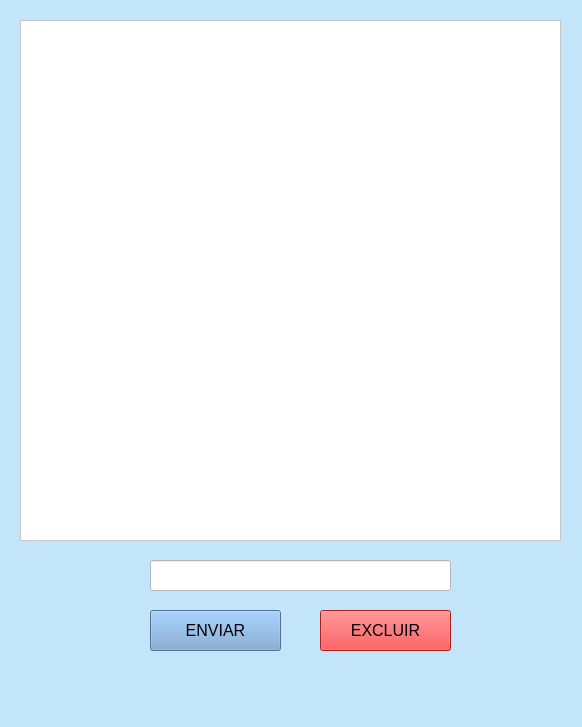
<?xml version="1.0" encoding="UTF-8"?>
<ui version="4.0">
 <class>MinhaLista</class>
 <widget class="QMainWindow" name="MinhaLista">
  <property name="geometry">
   <rect>
    <x>0</x>
    <y>900</y>
    <width>582</width>
    <height>727</height>
   </rect>
  </property>
  <property name="windowTitle">
   <string>Minha Lista</string>
  </property>
  <property name="styleSheet">
   <string notr="true">background-color: rgb(195, 229, 250);</string>
  </property>
  <widget class="QWidget" name="centralwidget">
   <widget class="QLineEdit" name="lineEdit">
    <property name="geometry">
     <rect>
      <x>150</x>
      <y>560</y>
      <width>301</width>
      <height>31</height>
     </rect>
    </property>
    <property name="styleSheet">
     <string notr="true">background-color: rgb(255, 255, 255);</string>
    </property>
   </widget>
   <widget class="QPushButton" name="pushButton">
    <property name="geometry">
     <rect>
      <x>150</x>
      <y>610</y>
      <width>131</width>
      <height>41</height>
     </rect>
    </property>
    <property name="font">
     <font>
      <pointsize>12</pointsize>
     </font>
    </property>
    <property name="styleSheet">
     <string notr="true">background-color: rgb(114, 159, 207);</string>
    </property>
    <property name="text">
     <string>ENVIAR</string>
    </property>
   </widget>
   <widget class="QPushButton" name="pushButton_2">
    <property name="geometry">
     <rect>
      <x>320</x>
      <y>610</y>
      <width>131</width>
      <height>41</height>
     </rect>
    </property>
    <property name="font">
     <font>
      <pointsize>12</pointsize>
     </font>
    </property>
    <property name="styleSheet">
     <string notr="true">background-color: rgb(239, 41, 41);</string>
    </property>
    <property name="text">
     <string>EXCLUIR</string>
    </property>
   </widget>
   <widget class="QListWidget" name="listWidget">
    <property name="geometry">
     <rect>
      <x>20</x>
      <y>20</y>
      <width>541</width>
      <height>521</height>
     </rect>
    </property>
    <property name="styleSheet">
     <string notr="true">background-color: rgb(255, 255, 255);</string>
    </property>
   </widget>
  </widget>
  <widget class="QMenuBar" name="menubar">
   <property name="geometry">
    <rect>
     <x>0</x>
     <y>0</y>
     <width>582</width>
     <height>22</height>
    </rect>
   </property>
  </widget>
  <widget class="QStatusBar" name="statusbar"/>
 </widget>
 <resources/>
 <connections/>
</ui>
